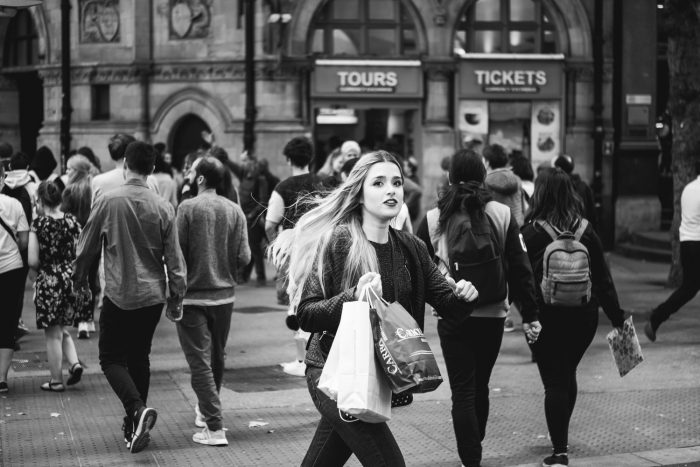
#> input picture AQ230347-2-700x467.jpg, 700 x 467 px, found by its file name
$ jupyter execute --allow-errors Fidele-codes.ipynb
#> lines starting #> are read from the running program, lines starting #| are printed output that depends on the picture
### PROJET : Projet de Détection de Piétons avec HOG (Histogram of Oriented Gradients) et SVM (Machine à Vecteurs de Support)

Auteur : Fidèle Ledoux

1. IMPORTATION DES LIBRAIRIES

[cell 1]
# Traitement numérique
import numpy as np
import scipy

# Machine Learning
from sklearn.svm import LinearSVC
from sklearn.model_selection import train_test_split

# Traitement d'image
import cv2
from skimage.feature import hog

# Visualisation
import matplotlib.pyplot as plt

# Système et gestion de fichiers
import os
import sys

 2. CONFIGURATION INITIALE

[cell 2]
# Chemin absolu vers l'image
IMAGE_PATH = r"C:\Users\KEN Ledoux\Desktop\Computer vision_Projet 2_HOG-SVM\AQ230347-2-700x467.jpg"
IMAGE_PATH

#> (a cell that did not finish here is left out)

3. INITIALISATION DU DÉTECTEUR

[cell 4]
def initialize_detector():
    """Initialise le détecteur HOG avec SVM intégré"""
    try:
        hog = cv2.HOGDescriptor()
        hog.setSVMDetector(cv2.HOGDescriptor_getDefaultPeopleDetector())
        return hog
    except Exception as e:
        raise RuntimeError(f"Erreur d'initialisation HOG : {str(e)}")

4. FONCTIONS DE DÉTECTION

[cell 5]
def is_inside(rect1, rect2):
    """Vérifie si un rectangle est contenu dans un autre"""
    return all([
        rect1[0] >= rect2[0],
        rect1[1] >= rect2[1],
        rect1[0] + rect1[2] <= rect2[0] + rect2[2],
        rect1[1] + rect1[3] <= rect2[1] + rect2[3]
    ])

def draw_detections(img, rects, color=(0, 255, 0), thickness=2):
    """Dessine les rectangles de détection avec padding"""
    for (x, y, w, h) in rects:
        cv2.rectangle(img,
                    (x + int(0.1*w), y + int(0.05*h)),
                    (x + w - int(0.1*w), y + h - int(0.05*h)),
                    color,
                    thickness)

5. TRAITEMENT PRINCIPAL

[cell 6]
def main():
    print("=== DÉMARRAGE DU PROGRAMME ===")

    try:
        # 1. Chargement de l'image
        print(f"\nChargement de l'image depuis : {IMAGE_PATH}")
        img = cv2.imread(IMAGE_PATH)
#> img is the input picture: shape (467, 700, 3); min 0, max 255, mean 89.4
        if img is None:
            raise ValueError("Échec du chargement - Format d'image non supporté")

        # 2. Initialisation HOG
        print("Initialisation du détecteur HOG...")
        hog = initialize_detector()

        # 3. Détection des piétons
        print("Détection en cours...")
        rects, _ = hog.detectMultiScale(img,
                                      winStride=(8, 8),
                                      padding=(16, 16),
                                      scale=1.05)
#> rects = [[431, 116, 78, 156], [49, 161, 160, 306], [114, 110, 184, 357], [472, 134, 188, 333], [374, 140, 187, 327]]

        # 4. Filtrage des détections
        print("Filtrage des résultats...")
        final_rects = []
        for i, r in enumerate(rects):
            if not any(is_inside(r, r2) for j, r2 in enumerate(rects) if i != j):
                final_rects.append(r)
#> this loop made 5 passes
#> after the loop, final_rects has the same summary as rects

        # 5. Affichage des résultats
        print(f"{len(final_rects)} piéton(s) détecté(s)")
#| 5 piéton(s) détecté(s)
        result_img = img.copy()
        draw_detections(result_img, final_rects)
#> the loop in draw_detections, `for (x, y, w, h) in rects:` made 5 passes
#> after the loop in draw_detections, `for (x, y, w, h) in rects:`:
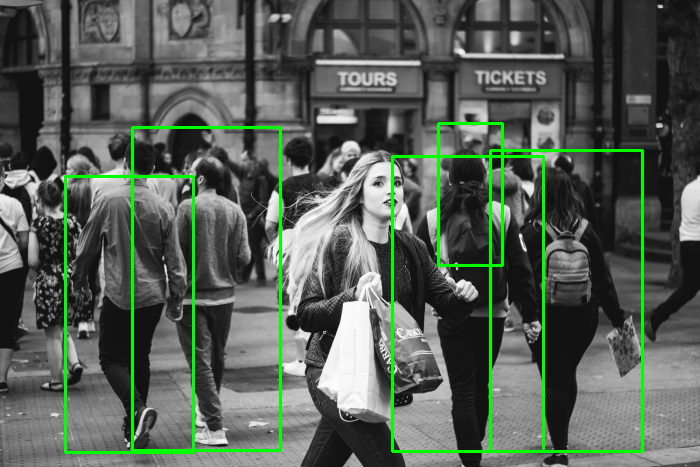
#> img: shape (467, 700, 3); mean B, G, R 86.1, 95.1, 86.1

        # Conversion pour matplotlib
        img_display = cv2.cvtColor(img, cv2.COLOR_BGR2RGB)
        result_display = cv2.cvtColor(result_img, cv2.COLOR_BGR2RGB)

        # Configuration de l'affichage
        plt.figure(figsize=(15, 8))

        plt.subplot(1, 2, 1)
        plt.imshow(img_display)
        plt.title('Image Originale', fontsize=12)
        plt.axis('off')

        plt.subplot(1, 2, 2)
        plt.imshow(result_display)
        plt.title(f'Résultats : {len(final_rects)} détection(s)', fontsize=12)
        plt.axis('off')

        plt.tight_layout()
        plt.show()
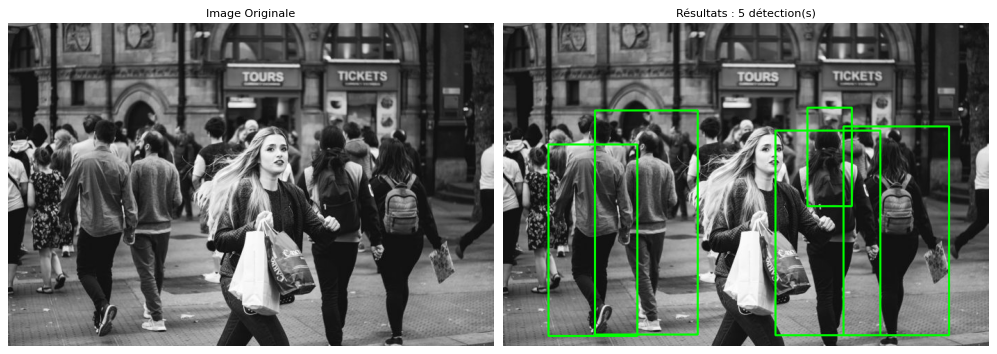
#> figure drawn by matplotlib, 2 panels

    except Exception as e:
        print(f"\nERREUR : {str(e)}")
        print("\nConseils de dépannage :")
        print("1. Vérifiez le chemin de l'image")
        print("2. Assurez-vous qu'OpenCV est installé (pip install opencv-python)")
        print("3. Essayez avec une image plus petite si des problèmes de mémoire surviennent")
        return 1

    print("\n=== TRAITEMENT TERMINÉ AVEC SUCCÈS ===")
    return 0
